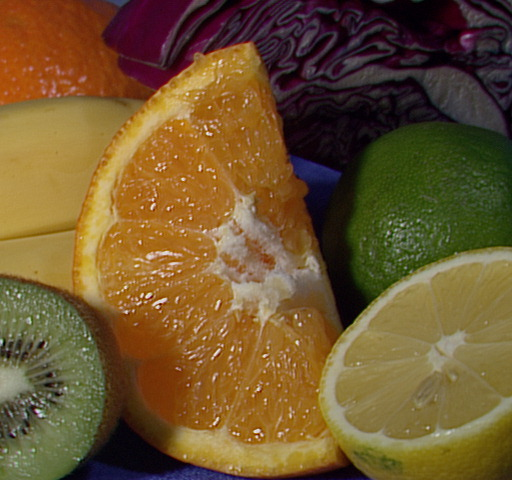
//> input picture resource/fruits.jpg, 512 x 480 px
$ ./main   (built with g++ and OpenCV 4)
//> lines starting //> are read from the running program, lines starting //| are printed output that depends on the picture
//Example12-1.
//Using dft() and idft() to accelerate the computation of convolutions.

#include<opencv2/opencv.hpp>
#include<iostream>

using namespace std;
using namespace cv;

int main(int argc, char** argv)
{
	// [4 lines of commented-out code are left out]

	Mat A = imread("E:/mycode/mycode_opencv/resource/fruits.jpg", 0);
//> A: 480 rows x 512 cols, CV_8UC1; min 0, max 238, mean 88.7

	//if (A.empty()) { cout << "Can not load " << argv[1] << endl; return -1; }

	Size patchSize(100, 100);
	Point topleft(A.cols / 2, A.rows / 2);
//> topleft = Point(256, 240)
	Rect roi(topleft.x, topleft.y, patchSize.width, patchSize.height);
//> roi = Rect(256, 240, 100, 100)
	Mat B = A(roi);

	int dft_M = getOptimalDFTSize(A.rows + B.rows - 1);
//> dft_M = 600
	int dft_N = getOptimalDFTSize(A.cols + B.cols - 1);
//> dft_N = 625

	Mat dft_A = Mat::zeros(dft_M, dft_N, CV_32F);
	Mat dft_B = Mat::zeros(dft_M, dft_N, CV_32F);

	Mat dft_A_part = dft_A(Rect(0, 0, A.cols, A.rows));
	Mat dft_B_part = dft_B(Rect(0, 0, B.cols, B.rows));
	//矩阵数据类型转换
	A.convertTo(dft_A_part, dft_A_part.type(), 1, -mean(A)[0]);
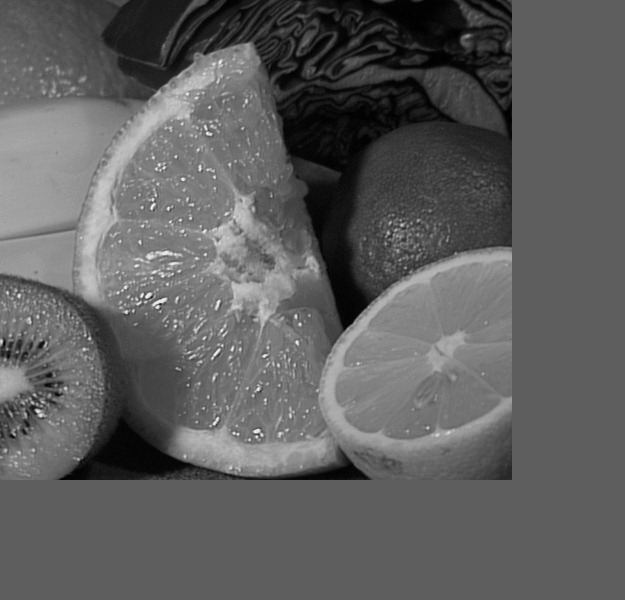
//> dft_A: 600 rows x 625 cols, CV_32FC1; min -88.66, max 149.3, mean 0; drawn with min black and max white
	B.convertTo(dft_B_part, dft_B_part.type(), 1, -mean(B)[0]);
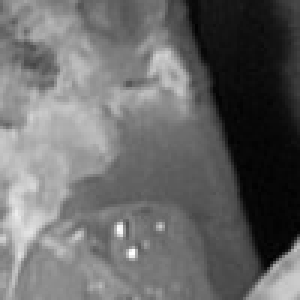
//> dft_B_part: 100 rows x 100 cols, CV_32FC1 (shown 3 times larger); min -86.26, max 122.7, mean 0; drawn with min black and max white

	dft(dft_A, dft_A, 0, A.rows);
	dft(dft_B, dft_B, 0, B.rows);

	//set the last parameter to false to compute convoltion
	//instead of correlation
	//
	mulSpectrums(dft_A, dft_B, dft_A, 0, true);
	idft(dft_A, dft_A, DFT_SCALE, A.rows + B.rows - 1);

	Mat corr = dft_A(Rect(0, 0, A.cols + B.cols - 1, A.rows + B.rows - 1));
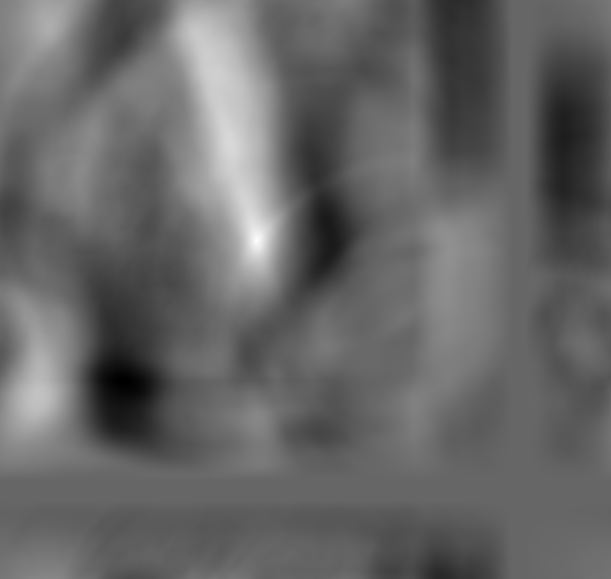
//> corr: 579 rows x 611 cols, CV_32FC1; min -15150493, max 22463462, mean -3130.5; drawn with min black and max white
	normalize(corr, corr, 0, 1, NORM_MINMAX, corr.type());
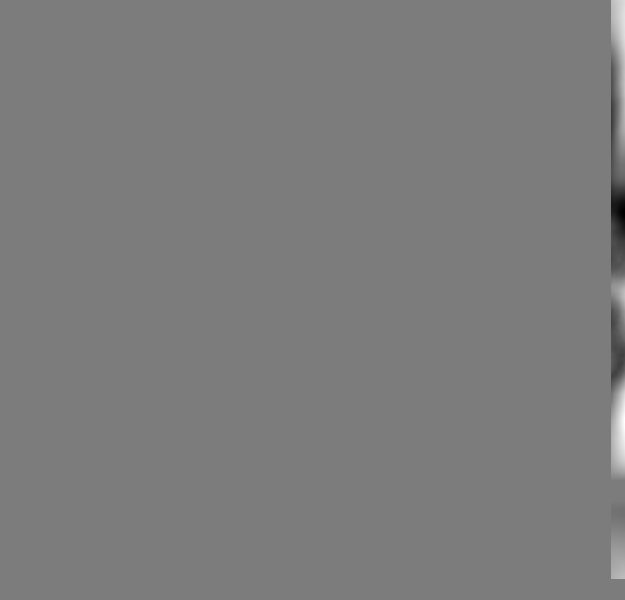
//> dft_A: 600 rows x 625 cols, CV_32FC1; min -4816369.5, max 5041031, mean 2937.4; drawn with min black and max white
	pow(corr, 3., corr);

	B ^= Scalar::all(255);
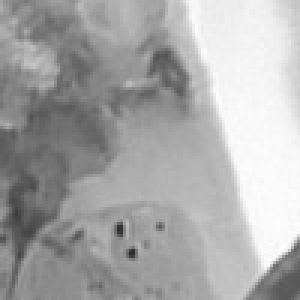
//> B: 100 rows x 100 cols, CV_8UC1 (shown 3 times larger); min 46, max 255, mean 168.7

	imshow("dft_A", dft_A);
	imshow("Image", A);
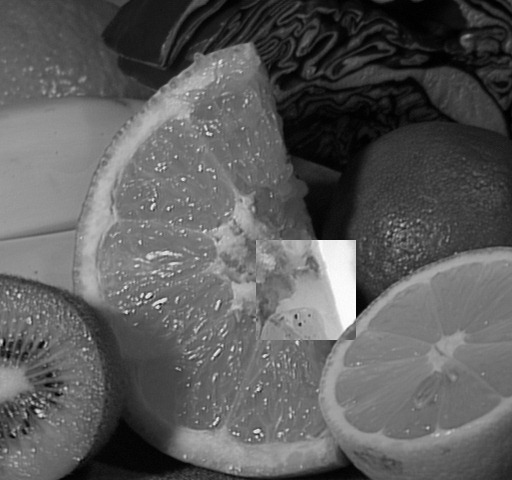
//> window 'Image': 480 rows x 512 cols, CV_8UC1; min 0, max 255, mean 92
	imshow("Correlation", corr);
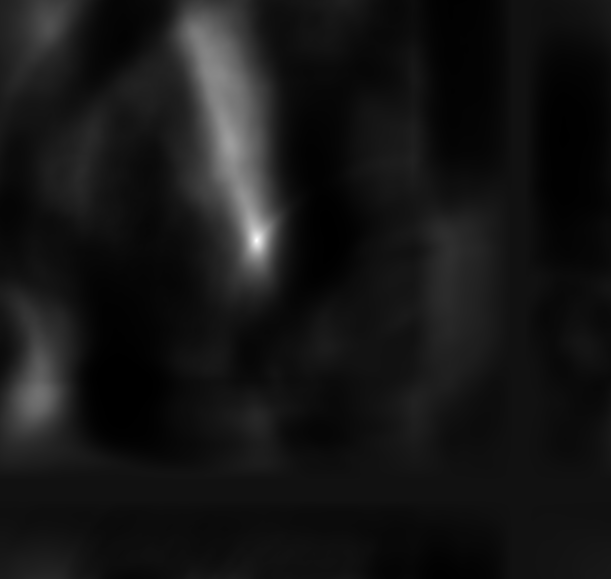
//> window 'Correlation': 579 rows x 611 cols, CV_8UC1; min 0, max 255, mean 21.6
	waitKey();

	return 0;
}

$ run again, with resource/HandIndoorColor.jpg copied over resource/fruits.jpg
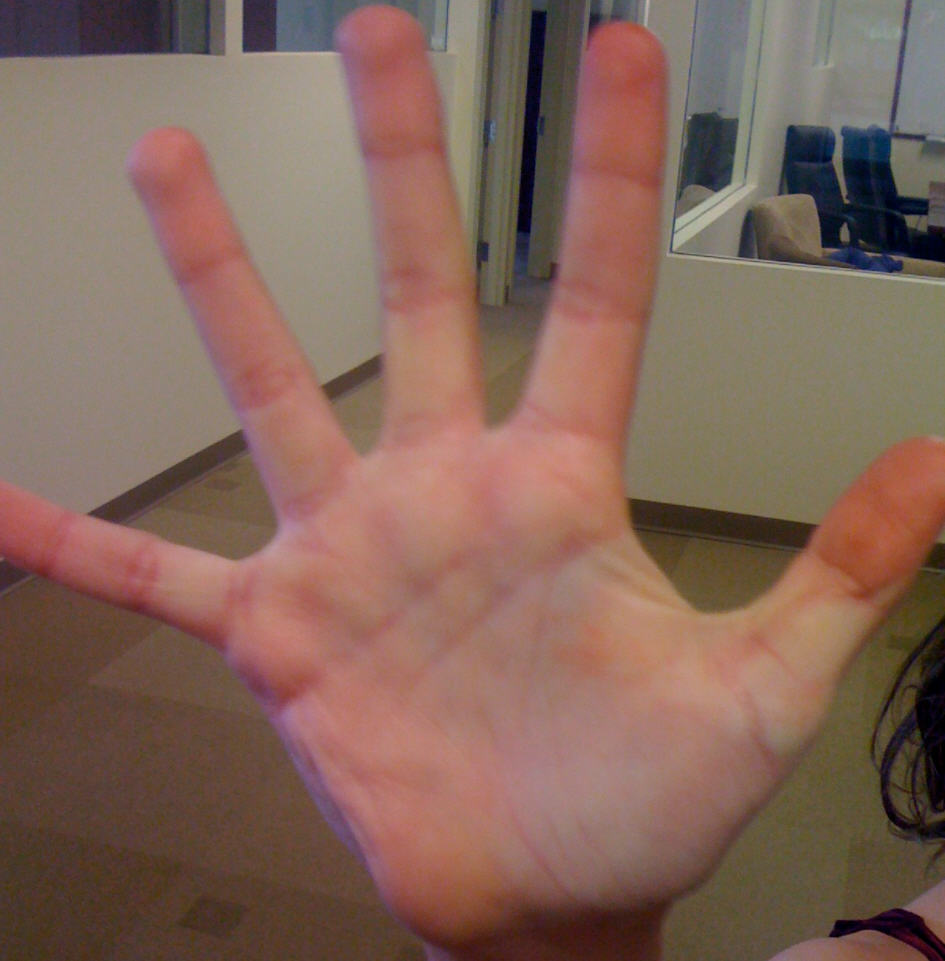
//> input picture resource/HandIndoorColor.jpg, 945 x 961 px
//> `imshow("Image", A);`:
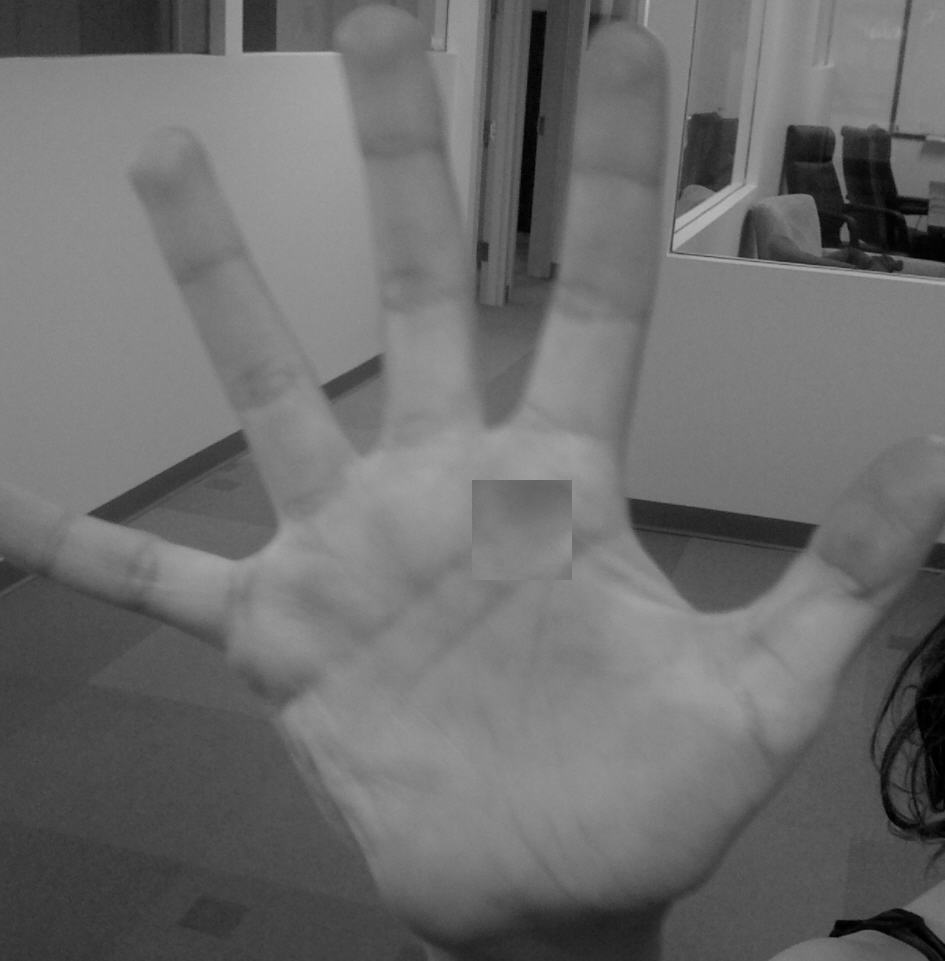
//> window 'Image': 961 rows x 945 cols, CV_8UC1; min 0, max 185, mean 108.9
//> `imshow("Correlation", corr);`:
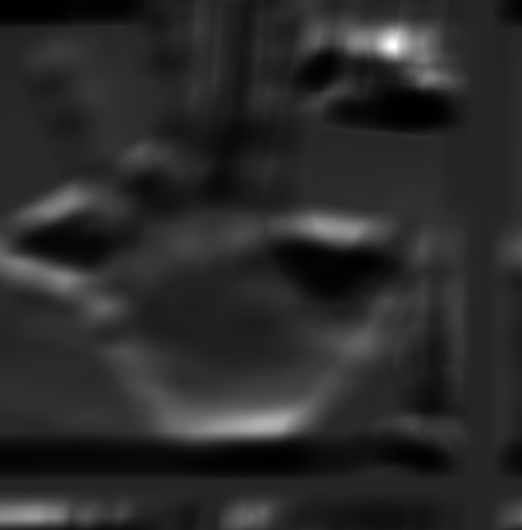
//> window 'Correlation': 1060 rows x 1044 cols, CV_8UC1 (shown at 1/2 size); min 0, max 255, mean 42.3

$ run again, with resource/HandOutdoorColor.jpg copied over resource/fruits.jpg
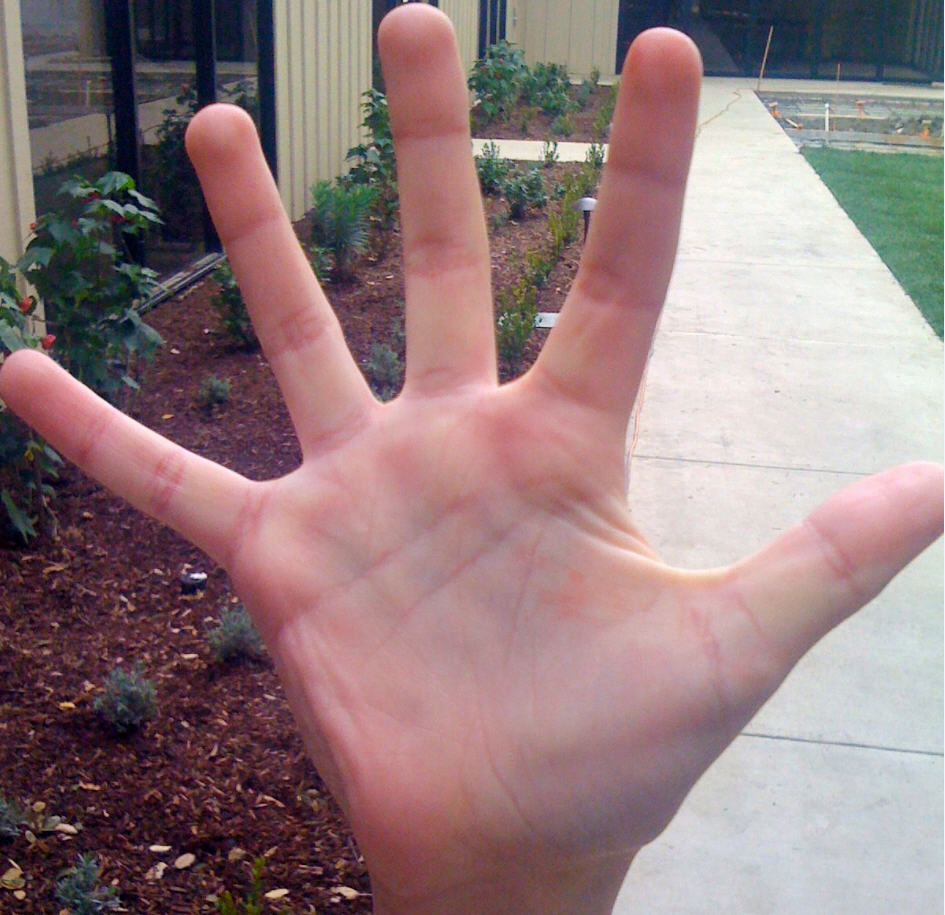
//> input picture resource/HandOutdoorColor.jpg, 945 x 915 px
//> `imshow("Image", A);`:
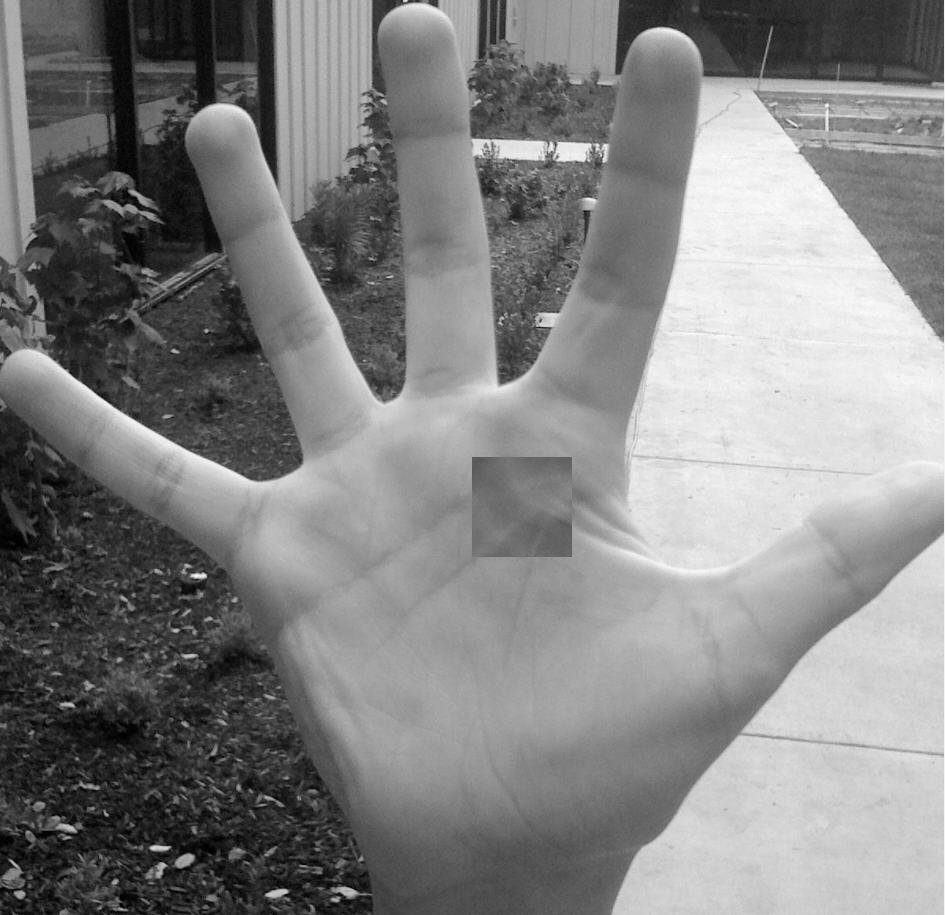
//> window 'Image': 915 rows x 945 cols, CV_8UC1; min 0, max 255, mean 130.5
//> `imshow("Correlation", corr);`:
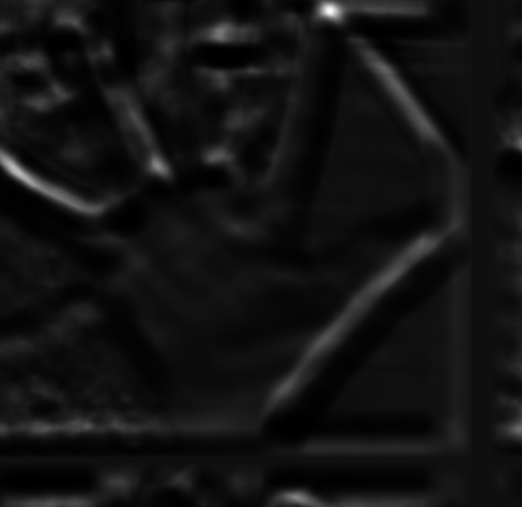
//> window 'Correlation': 1014 rows x 1044 cols, CV_8UC1 (shown at 1/2 size); min 0, max 255, mean 18.3
